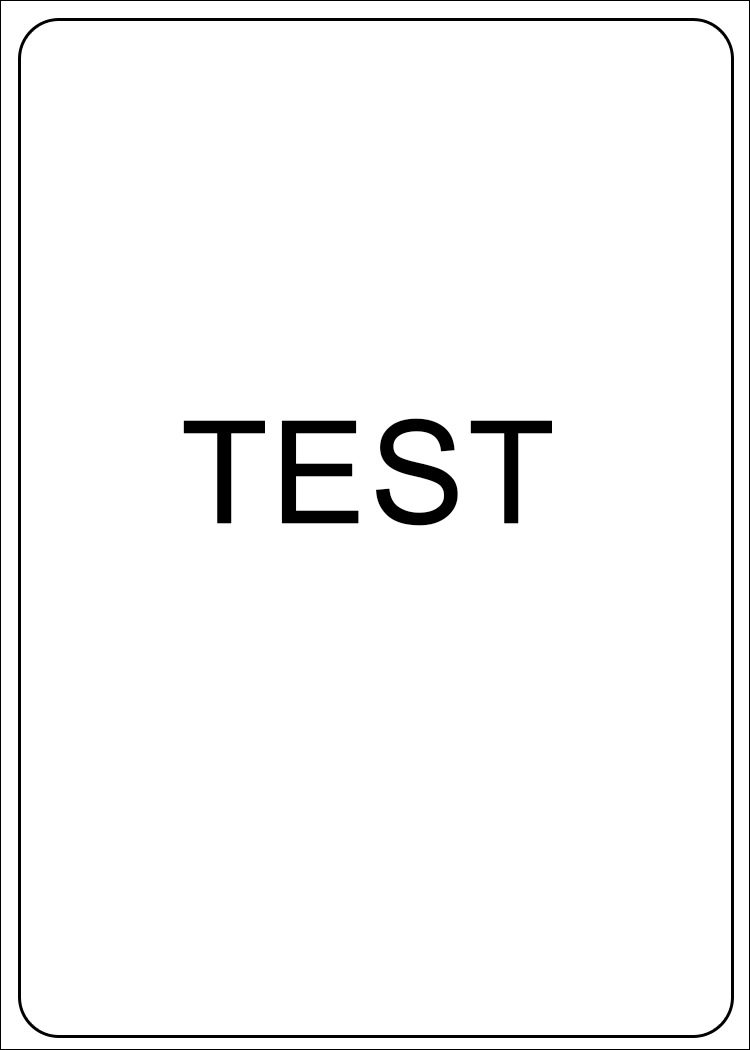
#> input picture cards/test_poker.jpg, 750 x 1050 px; its folder holds only this picture in this run
$ python pdf_card_generator_v2.0.py
#> lines starting #> are read from the running program, lines starting #| are printed output that depends on the picture
#> the answer given: 1
import os

import img2pdf
from PIL import Image

card_wide_poker = 750
card_height_poker = 1050
card_wide_minieuro = 530
card_height_minieuro = 800
origin_x = 144
origin_y = 144
cards = os.listdir(r"cards/")


def execute(cards_per_sheet, cards_per_line, cards_per_column, file_name, card_wide, card_height):
#> called with cards_per_sheet = 9, cards_per_line = 3, cards_per_column = 3, file_name = 'poker_merged.pdf', card_wide = 750, card_height = 1050
    print("Let's generate the pdf for printing Mini Euro Cards pretty")
    folio = Image.new("RGB", (2480, 3508), "white")
#> folio: PIL image 2480x3508 RGB; every value is 255

    pagecount = 1
    for i, card in enumerate(cards, start=0):

        pageCoordIndex = i % cards_per_sheet
        x = origin_x + (card_wide * (pageCoordIndex % cards_per_column))
        y = origin_y + (card_height * (pageCoordIndex // cards_per_line))
        folio.paste(Image.open(r"cards/" + card), (x, y))
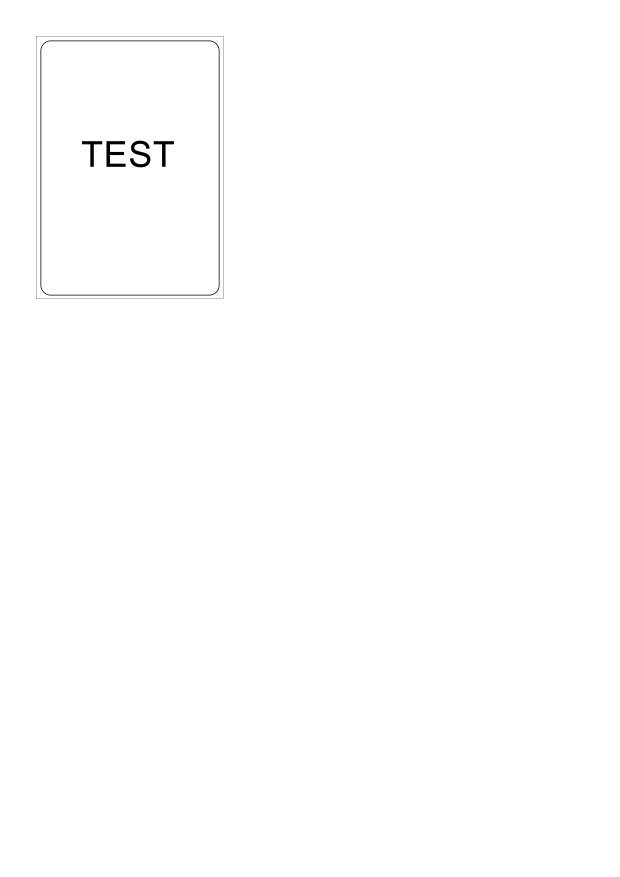
#> folio: PIL image 2480x3508 RGB (shown at 1/4 size); min 0, max 255, mean 254.2

        if pageCoordIndex == 15 or (card is cards[-1]):
            file_path = f"Page{pagecount}.jpg"
            folio.save(file_path, dpi=(300.0, 300.0))
            folio = Image.new("RGB", (2480, 3508), "white")
            pagecount += 1

    merge_images_into_pdf(file_name)


def merge_images_into_pdf(name):
#> called with name = 'poker_merged.pdf'
    with open(name, "wb") as pdfMerged:
        imgs = []
        for r, _, imgToInclude in os.walk("."):
            for file_name in imgToInclude:
                if not file_name.startswith("Page"):
                    continue
                imgs.append(os.path.join(r, file_name))
        pdfMerged.write(img2pdf.convert(imgs))
#> (this line was passed over: img2pdf is not available in this run)
        for img_to_remove in imgs:
            os.remove(img_to_remove)


choice = input("1-Poker, 2-Minieuro: ")
if choice == "1":
    execute(9, 3, 3, "poker_merged.pdf", card_wide_poker, card_height_poker)
elif choice == "2":
    execute(16, 4, 4, "mini_euro_merged.pdf", card_wide_minieuro, card_height_minieuro)
else:
    exit(-1)
